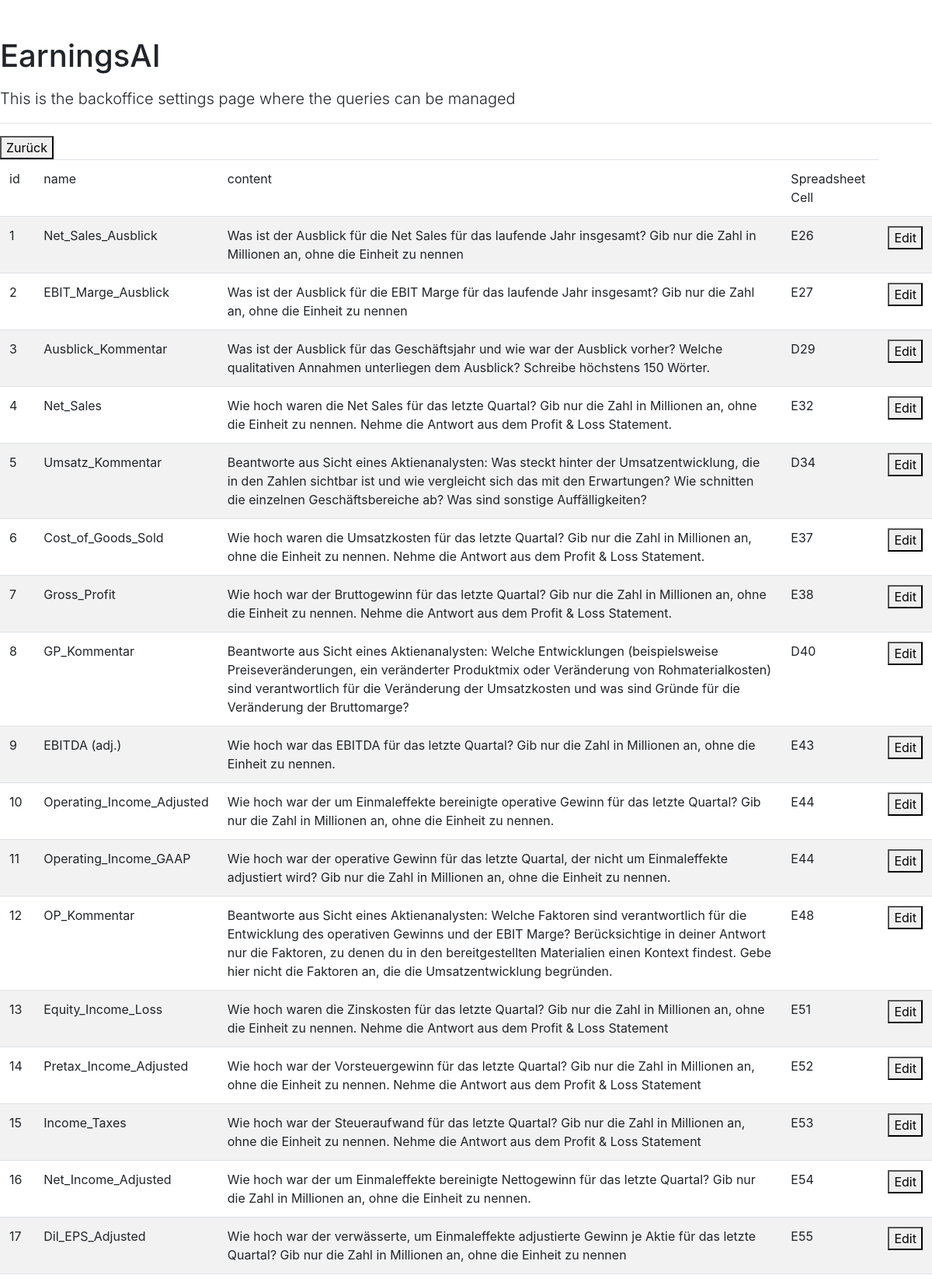
Page /edit (upper part) on the committed database.
### app/models.py (models this page shows)
class Prompts(db.Model):
    id = db.Column(db.Integer, primary_key=True)
    name = db.Column(db.String(80), nullable=False)
    content = db.Column(db.String(400), nullable=False)
    gsheetcell = db.Column(db.String(400), nullable=False)

### app/routes.py (the view)
@app.route('/edit', methods=['GET', 'POST'])
def edit():
    print("YES")
    all_prompts=Prompts.query.all()
    form = EditQueryForm()
    return render_template('edit.html', form=form, all_prompts=all_prompts)

### templates/edit.html
{% extends "base.html" %}
{% from 'bootstrap/form.html' import render_form, render_field %}
{% block content %}
      <h1 class="pt-5 pb-2">EarningsAI</h1>
      <p class="lead">This is the backoffice settings page where the queries can be managed </p>
      <hr>
          <div>
            <a href= / >
                <button class="GFG">
                    Zurück
                </button>
            <table id="data" class="table table-striped">
                <thead>
                    <tr>
                        <td>id</td>
                        <td>name</td>
                        <td>content</td>
                        <td>Spreadsheet Cell</td>
                    </tr>
                </thead>
            <tbody>
                {% for x in all_prompts %}
                <tr>
                    <td>{{x.id}}</td>
                    <td>{{x.name}}</td>
                    <td>{{x.content}}</td>
                    <td>{{x.gsheetcell}}</td>
                    <td> <a href= edit/{{x.id}}>
                        <button class="GFG">
                            Edit
                        </button>
                    </a>
                    </td>
                </tr>
                {% endfor %}
            </tbody>
        </table>
          </div>
      {% endblock %}

### rows in the picture
Prompts: id "1", name "Net_Sales_Ausblick", content "Was ist der Ausblick für die Net Sales für das laufende Jahr insgesamt? Gib nur die Zahl in Millionen an, ohne die Einheit zu nennen", gsheetcell "E26"
Prompts: id "2", name "EBIT_Marge_Ausblick", content "Was ist der Ausblick für die EBIT Marge für das laufende Jahr insgesamt? Gib nur die Zahl an, ohne die Einheit zu nennen", gsheetcell "E27"
Prompts: id "3", name "Ausblick_Kommentar", content "Was ist der Ausblick für das Geschäftsjahr und wie war der Ausblick vorher? Welche qualitativen Annahmen unterliegen dem Ausblick? Schreibe höchstens 150 Wörter.", gsheetcell "D29"
Prompts: id "4", name "Net_Sales", content "Wie hoch waren die Net Sales für das letzte Quartal? Gib nur die Zahl in Millionen an, ohne die Einheit zu nennen. Nehme die Antwort aus dem Profit & Loss Statement.", gsheetcell "E32"
Prompts: id "5", name "Umsatz_Kommentar", content "Beantworte aus Sicht eines Aktienanalysten: Was steckt hinter der Umsatzentwicklung, die in den Zahlen sichtbar ist und wie vergleicht sich das mit den Erwartungen? Wie schnitten die einzelnen Geschäftsbereiche ab? Was sind sonstige Auffälligkeiten?", gsheetcell "D34"
Prompts: id "6", name "Cost_of_Goods_Sold", content "Wie hoch waren die Umsatzkosten für das letzte Quartal? Gib nur die Zahl in Millionen an, ohne die Einheit zu nennen. Nehme die Antwort aus dem Profit & Loss Statement.", gsheetcell "E37"
Prompts: id "7", name "Gross_Profit", content "Wie hoch war der Bruttogewinn für das letzte Quartal? Gib nur die Zahl in Millionen an, ohne die Einheit zu nennen. Nehme die Antwort aus dem Profit & Loss Statement.", gsheetcell "E38"
Prompts: id "8", name "GP_Kommentar", content "Beantworte aus Sicht eines Aktienanalysten: Welche Entwicklungen (beispielsweise Preiseveränderungen, ein veränderter Produktmix oder Veränderung von Rohmaterialkosten) sind verantwortlich für die Veränderung der Umsatzkosten und was sind Gründe für die Veränderung der Bruttomarge?", gsheetcell "D40"
Prompts: id "9", name "EBITDA (adj.)", content "Wie hoch war das EBITDA für das letzte Quartal? Gib nur die Zahl in Millionen an, ohne die Einheit zu nennen.", gsheetcell "E43"
Prompts: id "10", name "Operating_Income_Adjusted", content "Wie hoch war der um Einmaleffekte bereinigte operative Gewinn für das letzte Quartal? Gib nur die Zahl in Millionen an, ohne die Einheit zu nennen.", gsheetcell "E44"
Prompts: id "11", name "Operating_Income_GAAP", content "Wie hoch war der operative Gewinn für das letzte Quartal, der nicht um Einmaleffekte adjustiert wird? Gib nur die Zahl in Millionen an, ohne die Einheit zu nennen.", gsheetcell "E44"
Prompts: id "12", name "OP_Kommentar", content "Beantworte aus Sicht eines Aktienanalysten: Welche Faktoren sind verantwortlich für die Entwicklung des operativen Gewinns und der EBIT Marge? Berücksichtige in deiner Antwort nur die Faktoren, zu denen du in den bereitgestellten Materialien einen Kontext findest. Gebe hier nicht die Faktoren an, die die Umsatzentwicklung begründen.", gsheetcell "E48"
Prompts: id "13", name "Equity_Income_Loss", content "Wie hoch waren die Zinskosten für das letzte Quartal? Gib nur die Zahl in Millionen an, ohne die Einheit zu nennen. Nehme die Antwort aus dem Profit & Loss Statement", gsheetcell "E51"
Prompts: id "14", name "Pretax_Income_Adjusted", content "Wie hoch war der Vorsteuergewinn für das letzte Quartal? Gib nur die Zahl in Millionen an, ohne die Einheit zu nennen. Nehme die Antwort aus dem Profit & Loss Statement", gsheetcell "E52"
Prompts: id "15", name "Income_Taxes", content "Wie hoch war der Steueraufwand für das letzte Quartal? Gib nur die Zahl in Millionen an, ohne die Einheit zu nennen. Nehme die Antwort aus dem Profit & Loss Statement", gsheetcell "E53"
Prompts: id "16", name "Net_Income_Adjusted", content "Wie hoch war der um Einmaleffekte bereinigte Nettogewinn für das letzte Quartal? Gib nur die Zahl in Millionen an, ohne die Einheit zu nennen.", gsheetcell "E54"
Prompts: id "17", name "Dil_EPS_Adjusted", content "Wie hoch war der verwässerte, um Einmaleffekte adjustierte Gewinn je Aktie für das letzte Quartal? Gib nur die Zahl in Millionen an, ohne die Einheit zu nennen", gsheetcell "E55"
